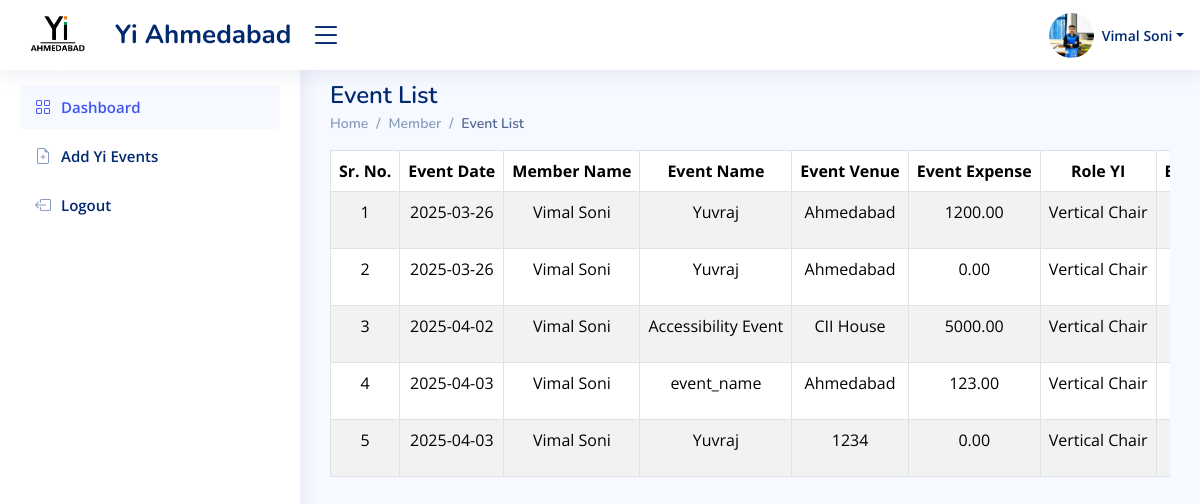
Screenshot of /member/event-list (signed in) with the database file from the repository.
### admin_app/models.py (models this page shows, shortened)
class LoginSide(AbstractUser):
    id = models.UUIDField(
        primary_key=True, default=uuid.uuid4, editable=False, db_index=True
    )
    login_role = models.ManyToManyField(Login_Role, verbose_name="LoginRole")
    first_name = models.CharField(max_length=200, null=True, verbose_name="FirstName")
    last_name = models.CharField(max_length=200)
    email = models.EmailField(max_length=200, unique=True, validators=[validate_email])
    photo = models.ImageField(upload_to="user_photo/", null=True, blank=True)
    yi_role = models.CharField(max_length=200, null=True)
    phone_number = models.CharField(
        max_length=10,  # This will accommodate international numbers
        default="0",
        validators=[
            RegexValidator(
                regex=r"^(\+91[\-\s]?)?[0]?(91)?[789]\d{9}$",  # This is the regex for validating the phone number
                message="Enter a valid phone number.",
                code="invalid_phone",
            ),
        ],
    )

### manager_app/models.py (models this page shows)
class Event_Data(models.Model):
    user = models.ForeignKey(LoginSide, on_delete=models.SET_NULL, null=True,db_index=True)
    your_name = models.CharField(max_length=50)
    event_name = models.CharField(max_length=200,blank=True)
    event_venue = models.TextField(blank=True)
    event_expense = models.BigIntegerField(blank=True,null=True,default=0)
    date = models.CharField(max_length=200)
    role_yi = models.CharField(max_length=200)
    project_vertical = models.CharField(max_length=200)
    project_stakeholder = models.CharField(max_length=200)
    yi_pillar = models.CharField(max_length=200)
    social_link = models.URLField(max_length=300)
    which_SIG = models.CharField(max_length=200,blank=True,null=True)
    event_member = models.CharField(max_length=1000,blank=True,null=True)
    total_impact = models.BigIntegerField(blank=True,default=1)
    select_ec_member = models.CharField(max_length=50,blank=True,null=True)
    school = models.CharField(max_length=200,blank=True,null=True)
    collage = models.CharField(max_length=200,blank=True,null=True)
    associate_partner = models.CharField(max_length=200,null=True,blank=True)
    event_description =  models.TextField(max_length=700,null=True,blank=True)

### manager_app/views.py (the view)
# urls.py: path('event-list',event_list,name='event-list'),
@login_required(login_url='index')
def event_list(request):
    user = request.user
    all_event = Event_Data.objects.filter(user=user)
    context = {
        'user': user,
        'k1': all_event
    }
    return render(request, 'member/event_list.html', context)

### manager_app/templates/member/event_list.html (shortened to what this page needs)
{% load static %}
<!DOCTYPE html>
<html lang="en">
<head>
    <link href="{% static 'assets/vendor/bootstrap/css/bootstrap.min.css' %}" rel="stylesheet">
    <link href="{% static 'assets/vendor/bootstrap-icons/bootstrap-icons.css' %}" rel="stylesheet">
    <link href="{% static 'css/manager_dashboard.css' %}" rel="stylesheet">
    <link href="{% static 'assets/css/style.css' %}" rel="stylesheet">
    <link href="{% static 'assets/css/footer.css' %}" rel="stylesheet">
    <link href="{% static 'css/inputfiled.css' %}" rel="stylesheet">
</head>
<body>
    {% include 'components/header.html' %}
    {% include 'components/side_navbar.html' %}
    <main id="main" class="main">
        <br>
        <div class="pagetitle">
            <h1>Event List</h1></div>
            <nav>
                <ol class="breadcrumb">
                    <li class="breadcrumb-item"><a href="{% url 'manager-dashboard' %}">Home</a></li>
                    <li class="breadcrumb-item">Member</li>
                    <li class="breadcrumb-item active">Event List</li>
                </ol>
            </nav>
        <div class="table-responsive">
            <table class="table table-striped table-bordered" width="100%">
                <thead>
                    <tr class="text-nowrap text-center">
                        <th>Sr. No.</th>
                        <th>Event Date</th>
                        <th>Member Name</th>
                        <th>Event Name</th>
                        <th>Event Venue</th>
                        <th>Event Expense</th>
                        <th>Role YI</th>
                        <th>Ec Members Name</th>
                    </tr>
                </thead>
                <tbody>
                    {% if k1 %}
                        {% for i in k1 %}
                            <tr class="text-nowrap text-center">
                                <td>{{ forloop.counter }}</td>
                                <td>{{ i.date }}</td>
                                <td>{{ i.your_name }}</td>
                                <td>{{ i.event_name }}</td>
                                <td>{{ i.event_venue }}</td>
                                <td>{{ i.event_expense|floatformat:2 }}</td>
                                <td>{{ i.role_yi }}</td>
                                <td>{{ i.event_handle }}<br></td>
                            </tr>
                        {% endfor %}
                    {% else %}
                        <tr>
                            <td colspan="17" class="text-center">No events available</td>
                        </tr>
                    {% endif %}
                </tbody>
            </table>
        </div>
    </main>
</body>
</html>

### manager_app/templates/components/header.html (shortened to what this page needs)
{% load static %}
<header id="header" class="header fixed-top d-flex align-items-center">
    <div class="d-flex align-items-center justify-content-between">
      <a href="{% url 'manager-dashboard' %}" class="logo d-flex align-items-center">
  <img src="{% static 'Image/YIIMG.png' %}" alt="logo img"  height="75px" width="75px" class="rounded-circle" >
        <span class="d-none d-lg-block">Yi Ahmedabad</span>
      </a>
      <i class="bi bi-list toggle-sidebar-btn"></i>
    </div>
    <nav class="header-nav ms-auto">
      <ul class="d-flex align-items-center">
        <li class="nav-item dropdown pe-3">
          <a class="nav-link nav-profile d-flex align-items-center pe-0" href="#" data-bs-toggle="dropdown">
            <img src="{% if user.photo %}{{ user.photo.url }} {% else %} {% static 'Image/img.png' %} {% endif %}" height="45px" width="45px" alt="Profile" class="rounded-circle">
            <span class="d-none d-md-block dropdown-toggle ps-2">{{ user.first_name }} {{ user.last_name }}</span>
          </a>
        </li>
      </ul>
    </nav>
  </header>

### admin_app/static/assets/css/style.css (style rules this page uses)
:root { scroll-behavior: smooth; }
body { font-family: "Open Sans", sans-serif; background: #f6f9ff; color: #444444; }
a { color: #4154f1; text-decoration: none; }
h1, h2, h3, h4, h5, h6 { font-family: "Nunito", sans-serif; }
#main { margin-top: 60px; padding: 20px 30px; transition: all 0.3s; }
.pagetitle { margin-top: -23px; display: flex; justify-content: space-between; margin-bottom: 10px; }
.pagetitle h1 { font-size: 24px; margin-bottom: 0; font-weight: 600; color: #012970; }
.breadcrumb { margin-top: -7px; font-size: 14px; font-family: "Nunito", sans-serif; color: #899bbd; font-weight: 600; }
.breadcrumb a { color: #899bbd; transition: 0.3s; }
.breadcrumb .breadcrumb-item::before { color: #899bbd; }
.breadcrumb .active { color: #51678f; font-weight: 600; }
.logo { line-height: 1; height:95px; }
@media (min-width: 1200px) { .logo { width: 280px; } }
.logo img { max-height: 72px; margin-right: 20px; }
.logo span { font-size: 26px; font-weight: 700; color: #012970; font-family: "Nunito", sans-serif; }
.header { transition: all 0.5s; z-index: 997; height: 70px; box-shadow: 0px 2px 20px rgba(1, 41, 112, 0.1); background-color: #fff; padding-left: 20px; }
.header .toggle-sidebar-btn { font-size: 32px; padding-left: 10px; cursor: pointer; color: #012970; }
.header-nav ul { list-style: none; }
.header-nav>ul { margin: 0; padding: 0; }
.header-nav .nav-profile { color: #012970; }
.header-nav .nav-profile img { max-height: 45px; }
.header-nav .nav-profile span { font-size: 14px; font-weight: 600; }
#main, #footer { margin-left: 300px; transition: margin-left 0.3s ease-in-out; }

### rows the page displays
LoginSide: photo (picture), first_name "Vimal", last_name "Soni"
Event_Data: date "2025-03-26", your_name "Vimal Soni", event_name "Yuvraj", event_venue "Ahmedabad", event_expense "1200.00", role_yi "Vertical Chair"
Event_Data: date "2025-03-26", your_name "Vimal Soni", event_name "Yuvraj", event_venue "Ahmedabad", event_expense "0.00", role_yi "Vertical Chair"
Event_Data: date "2025-04-02", your_name "Vimal Soni", event_name "Accessibility Event", event_venue "CII House", event_expense "5000.00", role_yi "Vertical Chair"
Event_Data: date "2025-04-03", your_name "Vimal Soni", event_name "event_name", event_venue "Ahmedabad", event_expense "123.00", role_yi "Vertical Chair"
Event_Data: date "2025-04-03", your_name "Vimal Soni", event_name "Yuvraj", event_venue "1234", event_expense "0.00", role_yi "Vertical Chair"
